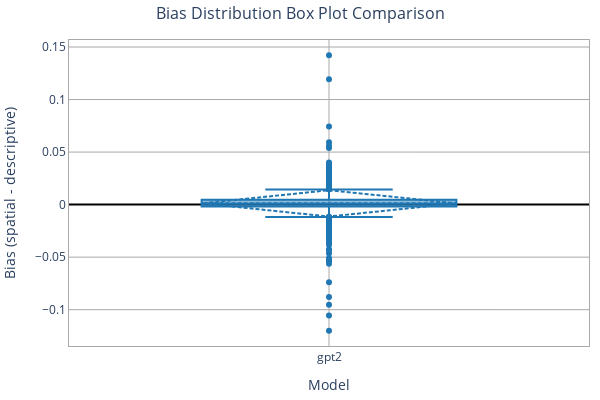

Write notebook code for a chart like this one.
### Markdown cell above
## Plot 4: Box Plot Comparison

### Code cell
def plot_bias_boxplot(model_data, width=600, height=400):
    """Create box plot comparing bias distributions."""
    fig = go.Figure()
    
    for idx, (model_name, data) in enumerate(model_data.items()):
        biases = data["bias"].values
        
        fig.add_trace(go.Box(
            y=biases,
            name=model_name,
            marker_color=MODEL_COLORS[idx % len(MODEL_COLORS)],
            boxmean='sd'  # Show mean and standard deviation
        ))
    
    fig.update_layout(
        width=width, height=height,
        plot_bgcolor='white',
        margin=dict(l=10, r=10, t=40, b=25),
        font=dict(size=13),
        title_text="Bias Distribution Box Plot Comparison",
        title_font=dict(size=16), title_x=0.5, title_y=0.98,
        showlegend=False
    )
    
    fig.update_xaxes(
        mirror=True, showgrid=True, gridcolor='darkgrey',
        title_text="Model",
        title_font=dict(size=14), tickfont=dict(size=12),
        showline=True, linewidth=1, linecolor='darkgrey'
    )
    
    fig.update_yaxes(
        mirror=True, showgrid=True, gridcolor='darkgrey',
        zeroline=True, zerolinecolor='black',
        title_text="Bias (spatial - descriptive)",
        title_font=dict(size=14), tickfont=dict(size=12),
        showline=True, linewidth=1, linecolor='darkgrey'
    )
    
    return fig

fig = plot_bias_boxplot(model_data)
fig.show()

### Figure 1 — Plotly figure (JSON) as saved in the notebook; plotly's stock layout.template omitted (floating-point values rounded to 4 significant figures; data arrays with more than 128 entries replaced by an {"elided": "..."} marker saying what was removed)
{"data": [{"boxmean": "sd", "marker": {"color": "#1F77B4"}, "name": "gpt2", "type": "box", "y": {"elided": "1500 float values"}}], "layout": {"font": {"size": 13}, "height": 400, "margin": {"b": 25, "l": 10, "r": 10, "t": 40}, "plot_bgcolor": "white", "showlegend": false, "title": {"font": {"size": 16}, "text": "Bias Distribution Box Plot Comparison", "x": 0.5, "y": 0.98}, "width": 600, "xaxis": {"gridcolor": "darkgrey", "linecolor": "darkgrey", "linewidth": 1, "mirror": true, "showgrid": true, "showline": true, "tickfont": {"size": 12}, "title": {"font": {"size": 14}, "text": "Model"}}, "yaxis": {"gridcolor": "darkgrey", "linecolor": "darkgrey", "linewidth": 1, "mirror": true, "showgrid": true, "showline": true, "tickfont": {"size": 12}, "title": {"font": {"size": 14}, "text": "Bias (spatial - descriptive)"}, "zeroline": true, "zerolinecolor": "black"}}}
